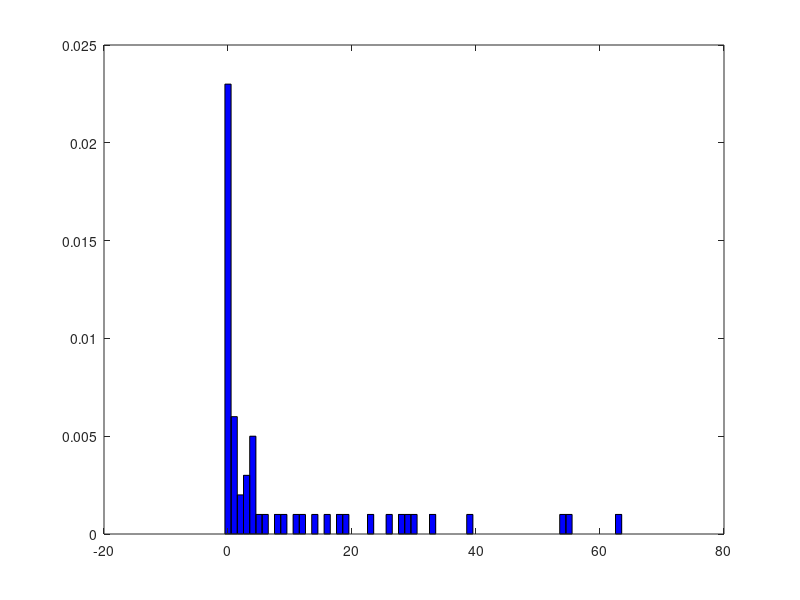

The MATLAB script that drew this image:
NR=1000;

vec=[repmat(0,1,64)];

for i=1:NR
  
  X=rand(1,6);
  r=[0,0,0,0,0,0];
  r(1)=binornd(1,0.8,1,1);
  
  
 P=1;

  if r(1) == 0
     P=0.9;
   else
     p=0.6;
    end
  r(2)=binornd(1,P,1,1);
  
  if r(2)==1 && r(1)==1
    P=0.6;
   
 end
 
   if r(2)==1 && r(1)==0
    P=0.2;
   
  end
 
  if r(2)==0 && r(1)==1
    P=0.9;
   
 end
 
   if r(2)==0 && r(1)==0
    P=0.4;
   
 end
    
   r(3)=binornd(1,P,1,1);
   
   if r(3)==1
     P=0.3;
    else
     P=0.5;
   end
   
   r(4)=binornd(1,P,1,1);
   
   if r(3)==1
     P=0.5;
    else
     P=0.8;
   end
   
   r(5)=binornd(1,P,1,1);
   
   if r(5)==1 && r(4)==1
    P=0.5;
   
 end
 
   if r(5)==1 && r(4)==0
    P=0.3;
   
  end
 
  if r(5)==0 && r(4)==1
    P=0.8;
   
 end
 
   if r(5)==0 && r(4)==0
    P=0.5;
   
 end
 
 r(6)=binornd(1,P,1,1);
 
 disp(r);
 r=num2str(r);
 dec = bin2dec(r)

 vec(dec) = vec(dec)+1;
 
  
endfor

N=histc(vec,0:64);

bar(0:64,N/NR, "hist" , "FaceColor" , "b" );
